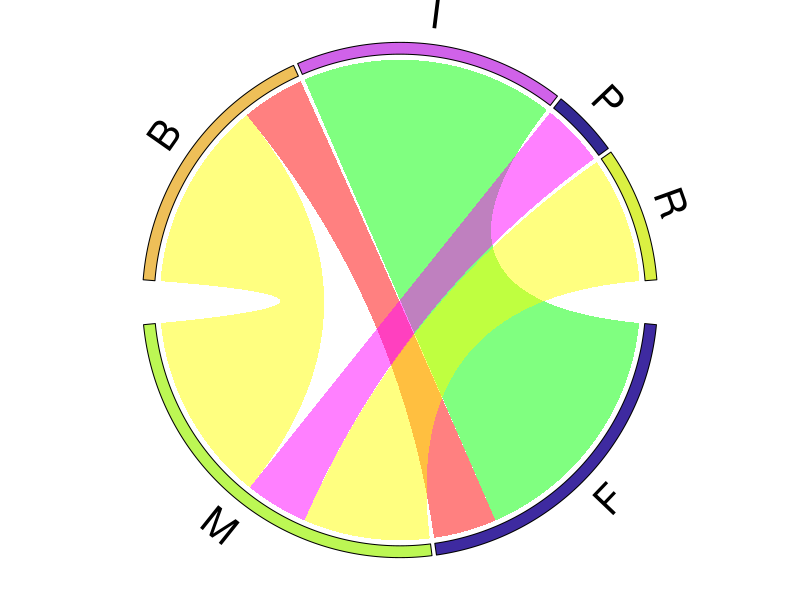
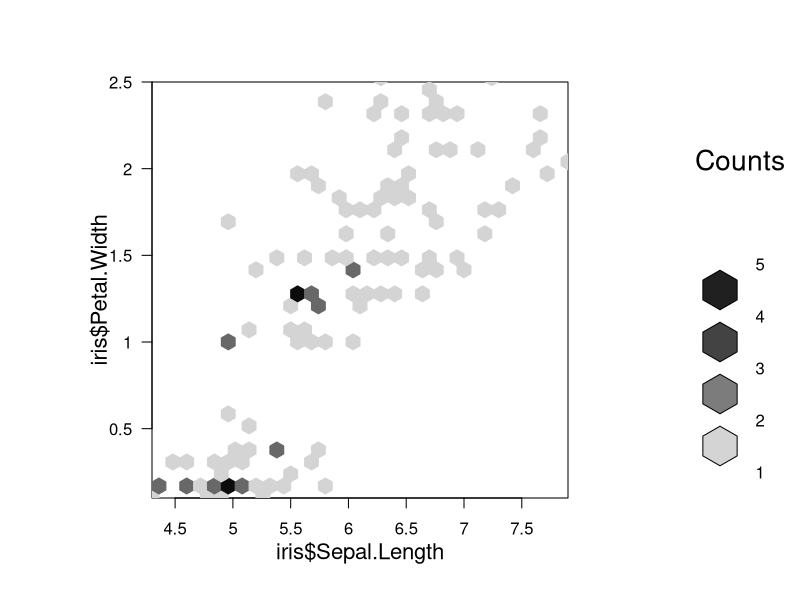
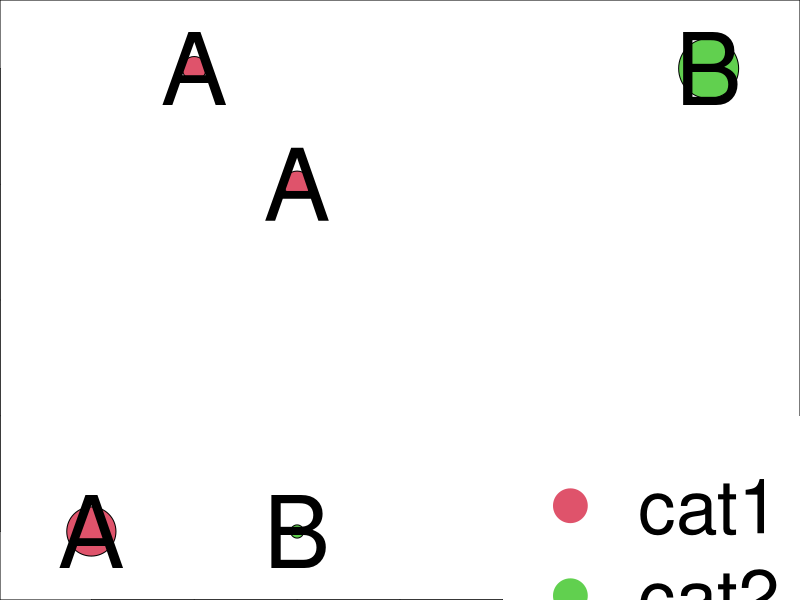
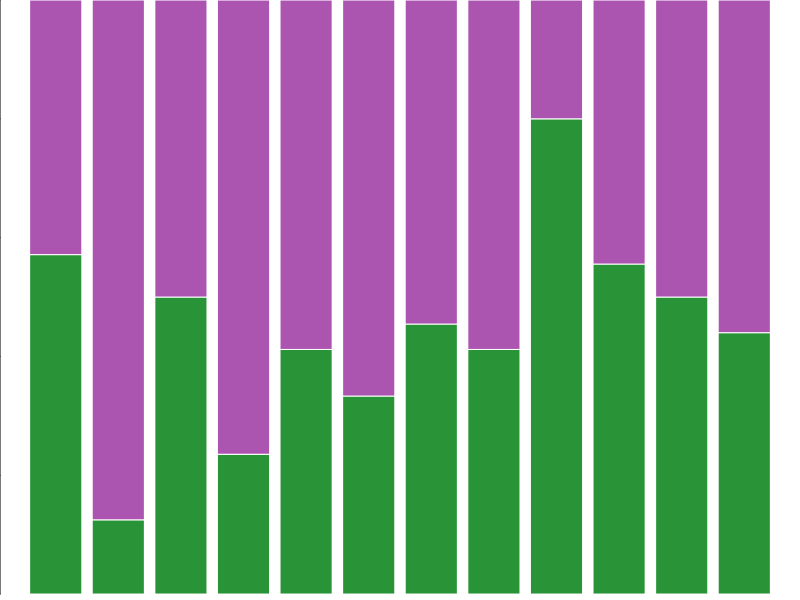
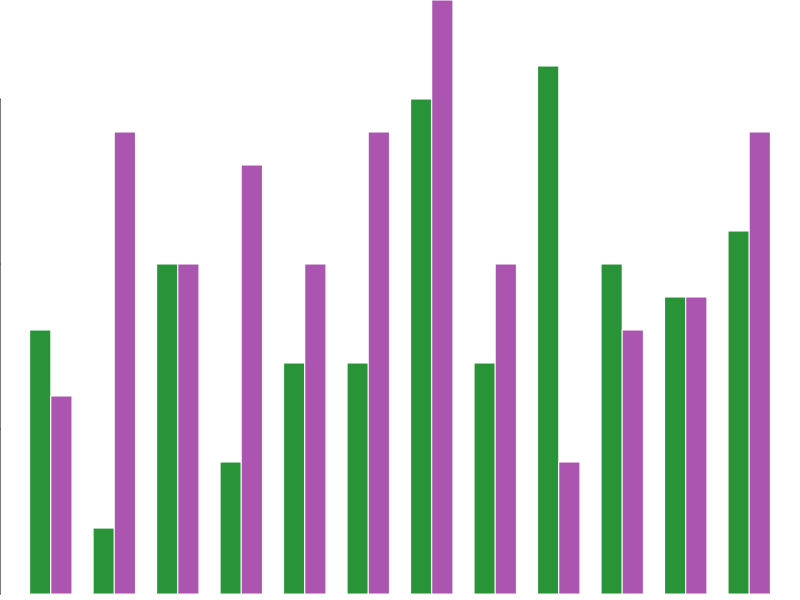
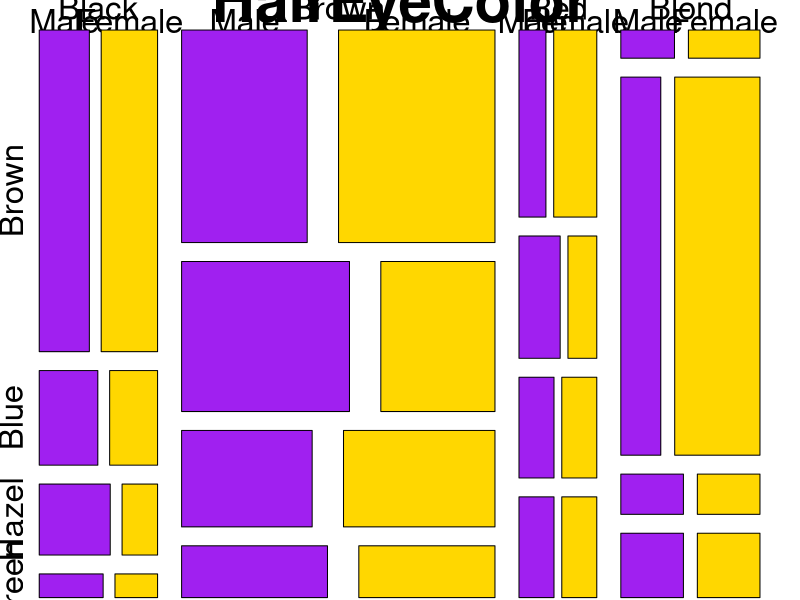

R code for these plots, in order:
## ---- chunk 1
v1 <- c(rep("F", 4), rep("M", 5), "F", "M")
v2 <- c('I', 'I', 'B', 'I', 'B', 'P', 'B', 'R', 'B', 'I', 'R')

length(v1)
length(v2)

require(circlize)

m <- data.frame(table(v1,v2))

par(cex = 3, mar = c(0, 0, 0, 0))
chordDiagram(m,
             col = rainbow(6),
             annotationTrackHeight = mm_h(c(3,3)),
             annotationTrack = c("name", "grid"),
             grid.border = "Black",
             diffHeight = mm_h(5))
## ---- chunk 2
require(hexbin)
hh <- hexbin(iris$Sepal.Length, iris$Petal.Width)
plot(hh)
## ---- chunk 3
x <- c(10, 20, 15, 20, 40)
y <- c(1, 4, 5, 1, 5)
z <- c(41, 22, 20, 11, 50)
rotulos <- c("A", "A", "A", "B", "B")
cc <- c(2, 2, 2, 3, 3)

symbols(x = x,
        y = y,
        circles = z,
        inches = 0.3,
        bg = cc)

text(x, y, rotulos, cex = 2)

legend(30,
       2,
       c("cat1", "cat2"),
       pch = 19,
       cex = 1.5,
       col = c(2,3),
       box.col = NA)
## ---- chunk 4
ano <- c(rep(2023, 12), rep(2023, 12))
mes <- 1:12
ven <- rpois(24,10)

cores <- c("#299437", "#ab54b0")

dados <- rbind(ven[1:12], ven[13:24])
soma <- apply(dados, 2, sum) #2= por coluna

multipl_matrizes <- dados %*% diag(1/soma)

## Barras conjuntas
barplot(multipl_matrizes,
        names.arg = mes,
        col = cores,
        border = F)

## Barras alinhadas
## agora com besides
barplot(dados,
        beside = T,
        names.arg = mes,
        col = cores,
        border = F)
## ---- chunk 5
mosaicplot(HairEyeColor, col = c("purple", "gold"))
